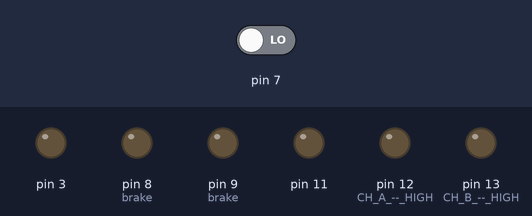
Recording of a sketch running on a simulated Arduino Uno, built with avr-gcc and run on an emulated ATmega328P. On the bench: output pins drawn as LEDs (lit = HIGH). Dashed ring = blinking. Inputs (shaded band) come from the test bench; at power-on: pin 7 LOW.

Above: at 1.2 s.
1.3 s: pin 7 driven HIGH
At 1.45 s:
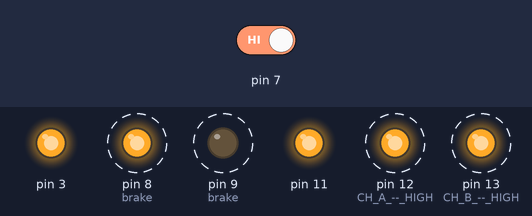
4.3 s: pin 7 driven LOW
At 4.6 s:
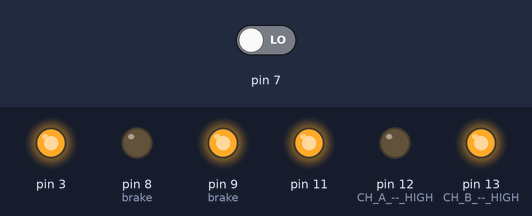
5.8 s: pin 7 driven HIGH
At 5.95 s:
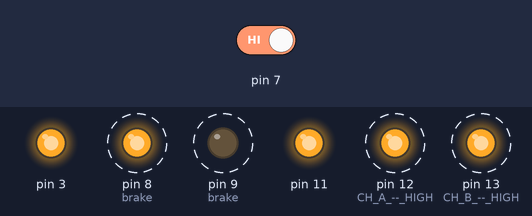
Timing chart, 0 to 20.8 s (numbered marks = the images above; inputs shaded):
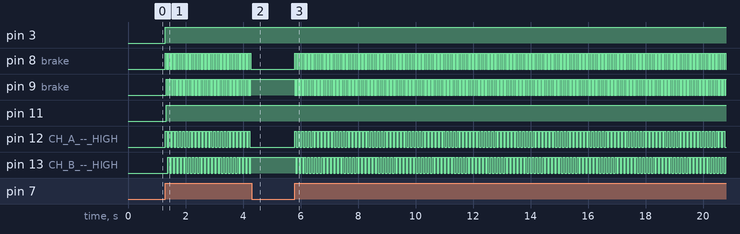

Measured:
- after the input at 1.3 s, pin 3, pin 11: LOW → HIGH at once; pin 8 (brake), pin 9 (brake): alternates HIGH for 0.03 s and LOW for 0.03 s, starting at once; pin 12 (CH_A_--_HIGH): alternates HIGH for 0.06 s and LOW for 0.06 s, starting at once; pin 13 (CH_B_--_HIGH): alternates HIGH for 0.06 s and LOW for 0.06 s, starting after 0.09 s
- after the input at 4.3 s, pin 8 (brake), pin 12 (CH_A_--_HIGH): stops changing and stays LOW; pin 9 (brake), pin 13 (CH_B_--_HIGH): stops changing and stays HIGH
- after the input at 5.8 s, pin 8 (brake), pin 9 (brake): alternates HIGH for 0.03 s and LOW for 0.03 s, starting at once; pin 12 (CH_A_--_HIGH), pin 13 (CH_B_--_HIGH): alternates HIGH for 0.06 s and LOW for 0.06 s, starting at once

The sketch:

_1tourcomplet.ino
```cpp
/*************************************************************
Motor Shield Stepper Demo
by Randy Sarafan

For more information see:
http://www.instructables.com/id/Arduino-Motor-Shield-Tutorial/

*************************************************************/

int delaylegnth = 30;
int I;
void setup() {
  pinMode(7,INPUT);
  //establish motor direction toggle pins
  pinMode(12, OUTPUT); //CH A -- HIGH = forwards and LOW = backwards???
  pinMode(13, OUTPUT); //CH B -- HIGH = forwards and LOW = backwards???

  //establish motor brake pins
  pinMode(9, OUTPUT); //brake (disable) CH A
  pinMode(8, OUTPUT); //brake (disable) CH B


}

void loop(){
 I = digitalRead(7);
  if ( I ==  HIGH) {
    digitalWrite(9, LOW);  //ENABLE CH A
    digitalWrite(8, HIGH); //DISABLE CH B

    digitalWrite(12, HIGH);   //Sets direction of CH A
    analogWrite(3, 255);   //Moves CH A

    delay(delaylegnth);

    digitalWrite(9, HIGH);  //DISABLE CH A
    digitalWrite(8, LOW); //ENABLE CH B

    digitalWrite(13, LOW);   //Sets direction of CH B
    analogWrite(11, 255);   //Moves CH B

    delay(delaylegnth);

    digitalWrite(9, LOW);  //ENABLE CH A
    digitalWrite(8, HIGH); //DISABLE CH B

    digitalWrite(12, LOW);   //Sets direction of CH A
    analogWrite(3, 255);   //Moves CH A

    delay(delaylegnth);

    digitalWrite(9, HIGH);  //DISABLE CH A
    digitalWrite(8, LOW); //ENABLE CH B

    digitalWrite(13, HIGH);   //Sets direction of CH B
    analogWrite(11, 255);   //Moves CH B

    delay(delaylegnth);

        }
}
```
